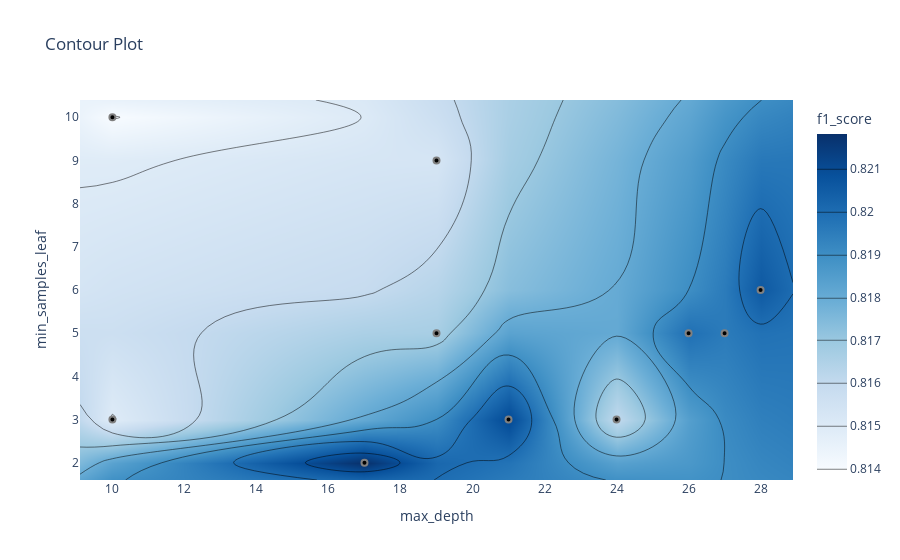

Notebook source saved alongside this figure:
### Code cell
optuna.visualization.plot_contour(study_ranFor_opt, params=["max_depth", "min_samples_leaf"],
                                  target_name="f1_score")

### Figure 1 — Plotly figure (JSON) as saved in the notebook; plotly's stock layout.template omitted (floating-point values rounded to 4 significant figures)
{"data": [{"colorbar": {"title": {"text": "f1_score"}}, "colorscale": [[0, "rgb(247,251,255)"], [0.125, "rgb(222,235,247)"], [0.25, "rgb(198,219,239)"], [0.375, "rgb(158,202,225)"], [0.5, "rgb(107,174,214)"], [0.625, "rgb(66,146,198)"], [0.75, "rgb(33,113,181)"], [0.875, "rgb(8,81,156)"], [1, "rgb(8,48,107)"]], "connectgaps": true, "contours": {"coloring": "heatmap"}, "hoverinfo": "none", "line": {"smoothing": 1.3}, "reversescale": false, "type": "contour", "x": [9.1, 10, 17, 19, 21, 24, 26, 27, 28, 28.9], "y": [1.6, 2, 3, 5, 6, 9, 10, 10.4], "z": [[null, null, null, null, null, null, null, null, null, null], [null, null, 0.8218, null, null, null, null, null, null, null], [null, 0.815, null, null, 0.8211, 0.8161, null, null, null, null], [null, null, null, 0.8167, null, null, 0.8199, 0.8196, null, null], [null, null, null, null, null, null, null, null, 0.8206, null], [null, null, null, 0.8153, null, null, null, null, null, null], [null, 0.814, null, null, null, null, null, null, null, null], [null, null, null, null, null, null, null, null, null, null]]}, {"marker": {"color": "black", "line": {"color": "Grey", "width": 2}}, "mode": "markers", "showlegend": false, "type": "scatter", "x": [21, 28, 24, 19, 27, 19, 17, 10, 10, 26], "y": [3, 6, 3, 9, 5, 5, 2, 3, 10, 5]}], "layout": {"title": {"text": "Contour Plot"}, "xaxis": {"range": [9.1, 28.9], "title": {"text": "max_depth"}}, "yaxis": {"range": [1.6, 10.4], "title": {"text": "min_samples_leaf"}}}}
